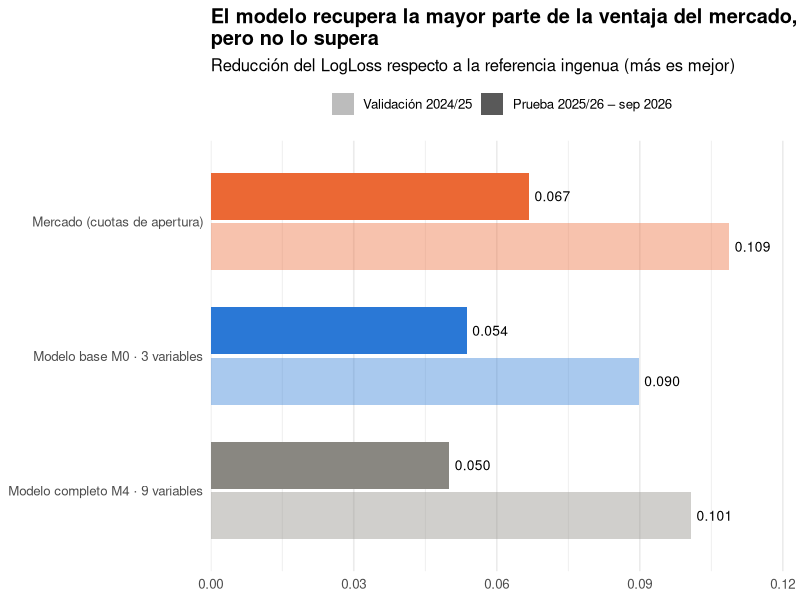

R code for this plot:
# =============================================================================
# 04_grafica_resumen.R — La gráfica principal del tablero, hecha con ggplot2 (+ plotly)
#
# En el tablero (Python) esta gráfica la construye graficas.mejora_sobre_ingenua() con
# plotly.graph_objects. Aquí se muestra cómo se haría con las herramientas de R que se
# vieron en el módulo: ggplot2 para la gráfica y plotly::ggplotly() para volverla interactiva
# (como en el tutorial de Flexdashboard).
#
#   Rscript equivalencias_R/04_grafica_resumen.R   -> guarda grafica_resumen.png
# =============================================================================

library(ggplot2)

# Valores de LogLoss (salen de 02_modelo_poisson.R y 03_mercado.R; aquí se escriben para
# que el ejemplo se concentre en la gráfica).
logloss <- data.frame(
  predictor = rep(c("Mercado (cuotas de apertura)", "Modelo base M0 · 3 variables",
                    "Modelo completo M4 · 9 variables"), times = 2),
  periodo = rep(c("Validación 2024/25", "Prueba 2025/26 – sep 2026"), each = 3),
  logloss = c(0.970552, 0.989547, 0.978612, 1.020000, 1.033076, 1.036739),
  ingenua = rep(c(1.079361, 1.086791), each = 3)   # referencia ingenua: validación, prueba
)
# Mejora = LogLoss de la referencia ingenua - LogLoss del predictor (más es mejor)
logloss$mejora <- logloss$ingenua - logloss$logloss
logloss$predictor <- factor(logloss$predictor, levels = rev(unique(logloss$predictor)))
logloss$periodo <- factor(logloss$periodo, levels = c("Validación 2024/25", "Prueba 2025/26 – sep 2026"))

colores <- c("Mercado (cuotas de apertura)" = "#eb6834",       # naranja = mercado
             "Modelo base M0 · 3 variables" = "#2a78d6",       # azul = modelo
             "Modelo completo M4 · 9 variables" = "#898781")   # gris = contexto

# group = periodo: le dice a position_dodge() qué barras van juntas; sin él, las etiquetas
# de geom_text() no sabrían a cuál de las dos barras del grupo pertenecen.
grafica <- ggplot(logloss, aes(x = mejora, y = predictor, fill = predictor, alpha = periodo, group = periodo)) +
  geom_col(position = position_dodge(width = 0.75), width = 0.7) +     # barras agrupadas desde 0
  geom_text(aes(label = sprintf("%.3f", mejora)),                        # etiquetas directas
            position = position_dodge(width = 0.75), hjust = -0.15, size = 3.5, alpha = 1) +
  scale_fill_manual(values = colores, guide = "none") +                  # el color = quién pronostica
  scale_alpha_manual(values = c(0.4, 1), name = NULL) +                  # el tono = el periodo
  scale_x_continuous(expand = expansion(mult = c(0, 0.12))) +
  labs(title = "El modelo recupera la mayor parte de la ventaja del mercado,\npero no lo supera",
       subtitle = "Reducción del LogLoss respecto a la referencia ingenua (más es mejor)",
       x = NULL, y = NULL) +
  theme_minimal(base_size = 12) +
  theme(legend.position = "top", panel.grid.major.y = element_blank(),
        plot.title = element_text(face = "bold"))

ggsave("equivalencias_R/grafica_resumen.png", grafica, width = 9, height = 4.8, dpi = 120)
cat("Gráfica guardada en equivalencias_R/grafica_resumen.png\n")

# Versión interactiva (tooltips), como en el tutorial de Flexdashboard:
#   plotly::ggplotly(grafica)
# Dentro de un flexdashboard bastaría con poner ese objeto como salida de un chunk.
